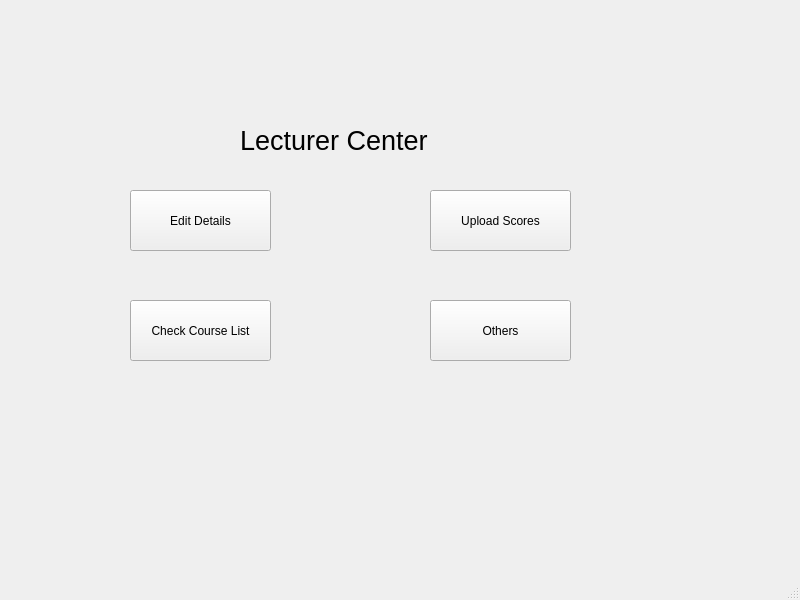
<?xml version="1.0" encoding="UTF-8"?>
<ui version="4.0">
 <class>MainWindow</class>
 <widget class="QMainWindow" name="MainWindow">
  <property name="geometry">
   <rect>
    <x>0</x>
    <y>0</y>
    <width>800</width>
    <height>600</height>
   </rect>
  </property>
  <property name="windowTitle">
   <string>MainWindow</string>
  </property>
  <widget class="QWidget" name="centralwidget">
   <widget class="QLabel" name="label">
    <property name="geometry">
     <rect>
      <x>240</x>
      <y>90</y>
      <width>241</width>
      <height>101</height>
     </rect>
    </property>
    <property name="font">
     <font>
      <pointsize>20</pointsize>
     </font>
    </property>
    <property name="text">
     <string>Lecturer Center</string>
    </property>
   </widget>
   <widget class="QPushButton" name="pushButton">
    <property name="geometry">
     <rect>
      <x>130</x>
      <y>190</y>
      <width>141</width>
      <height>61</height>
     </rect>
    </property>
    <property name="text">
     <string>Edit Details</string>
    </property>
   </widget>
   <widget class="QPushButton" name="pushButton_2">
    <property name="geometry">
     <rect>
      <x>430</x>
      <y>190</y>
      <width>141</width>
      <height>61</height>
     </rect>
    </property>
    <property name="text">
     <string>Upload Scores</string>
    </property>
   </widget>
   <widget class="QPushButton" name="pushButton_3">
    <property name="geometry">
     <rect>
      <x>130</x>
      <y>300</y>
      <width>141</width>
      <height>61</height>
     </rect>
    </property>
    <property name="text">
     <string>Check Course List</string>
    </property>
   </widget>
   <widget class="QPushButton" name="pushButton_4">
    <property name="geometry">
     <rect>
      <x>430</x>
      <y>300</y>
      <width>141</width>
      <height>61</height>
     </rect>
    </property>
    <property name="text">
     <string>Others</string>
    </property>
   </widget>
  </widget>
  <widget class="QMenuBar" name="menubar">
   <property name="geometry">
    <rect>
     <x>0</x>
     <y>0</y>
     <width>800</width>
     <height>26</height>
    </rect>
   </property>
  </widget>
  <widget class="QStatusBar" name="statusbar"/>
 </widget>
 <tabstops>
  <tabstop>pushButton</tabstop>
  <tabstop>pushButton_3</tabstop>
  <tabstop>pushButton_2</tabstop>
  <tabstop>pushButton_4</tabstop>
 </tabstops>
 <resources/>
 <connections/>
</ui>
